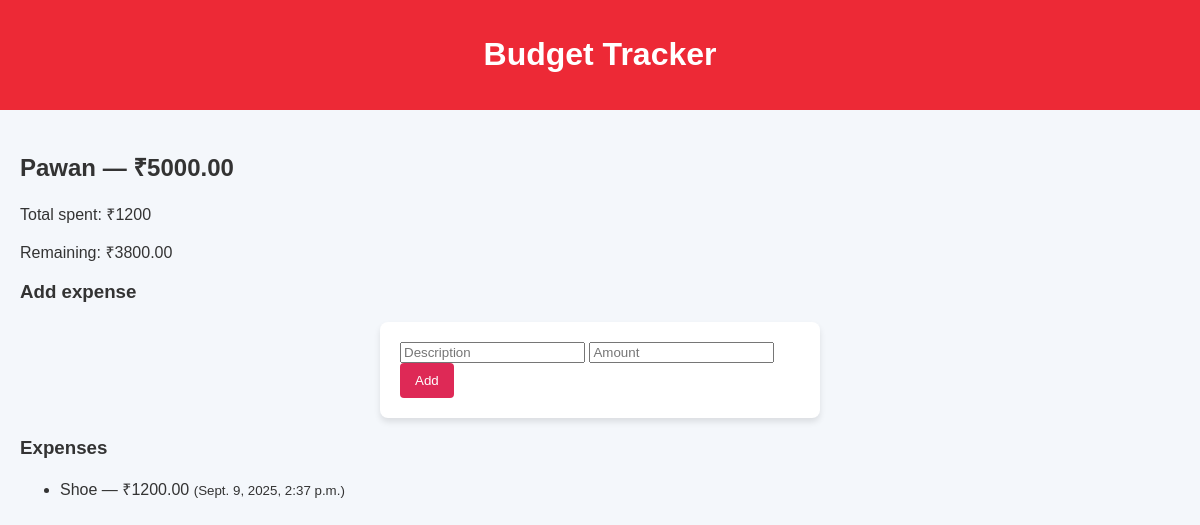
/budget/1/, run on the app's committed database.
### expenses/models.py (models this page shows, shortened)
class Budget(models.Model):
    name = models.CharField(max_length=100, default="My Budget")
    initial_amount = models.DecimalField(max_digits=12, decimal_places=2)
    created_at = models.DateTimeField(auto_now_add=True)
    def total_spent(self):
        return self.expenses.aggregate(total=Sum('amount'))['total'] or 0
    def remaining(self):
        return self.initial_amount - self.total_spent()

class Expense(models.Model):
    budget = models.ForeignKey(Budget, related_name='expenses', on_delete=models.CASCADE)
    description = models.CharField(max_length=255)
    amount = models.DecimalField(max_digits=10, decimal_places=2)
    created_at = models.DateTimeField(auto_now_add=True)

### expenses/views.py (the view)
# urls.py: path('budget/<int:budget_id>/', views.budget_detail, name='budget_detail'),
def budget_detail(request, budget_id):
    budget = get_object_or_404(Budget, id=budget_id)
    if request.method == 'POST':
        desc = request.POST.get('description')
        amount = request.POST.get('amount')
        Expense.objects.create(budget=budget, description=desc, amount=amount)
        return redirect('budget_detail', budget_id=budget.id)
    total_spent = budget.total_spent()
    remaining = budget.remaining()
    return render(request, 'budget_detail.html', {
        'budget': budget,
        'expenses': budget.expenses.all(),
        'total_spent': total_spent,
        'remaining': remaining,
    })

### templates/budget_detail.html (shortened to what this page needs)
{% extends "base.html" %}
{% block content %}
  <h2>{{ budget.name }} — ₹{{ budget.initial_amount }}</h2>
  <p>Total spent: ₹{{ total_spent }}</p>
  <p>Remaining: ₹{{ remaining }}</p>
  <h3>Add expense</h3>
  <form method="post">
    <input type="text" name="description" placeholder="Description" required>
    <input type="number" name="amount" step="0.01" placeholder="Amount" required>
    <button type="submit">Add</button>
  </form>
  <h3>Expenses</h3>
  <ul>
    {% for e in expenses %}
      <li>{{ e.description }} — ₹{{ e.amount }} <small>({{ e.created_at }})</small></li>
    {% empty %}
      <li>No expenses yet.</li>
    {% endfor %}
  </ul>
{% endblock %}

### static/css/style.css (style rules this page uses)
body { font-family: Arial, sans-serif; background: #f4f7fb; margin: 0; padding: 0; color: #333; }
form { background: white; padding: 20px; border-radius: 8px; max-width: 400px; margin: auto; box-shadow: 0 4px 6px rgba(0,0,0,0.1); }
button { background: #de2956; color: white; border: none; padding: 10px 15px; border-radius: 4px; cursor: pointer; }

### data on the page
Budget: name "Pawan", initial_amount "5000.00"
Expense: description "Shoe", amount "1200.00", created_at "Sept. 9, 2025, 2:37 p.m."

### other printed values
{{ total_spent }} "1200"
{{ remaining }} "3800.00"
